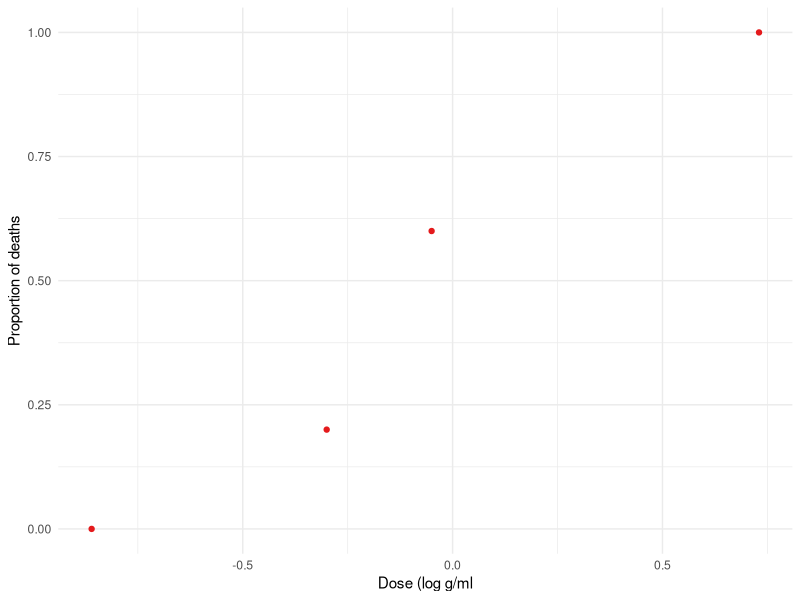
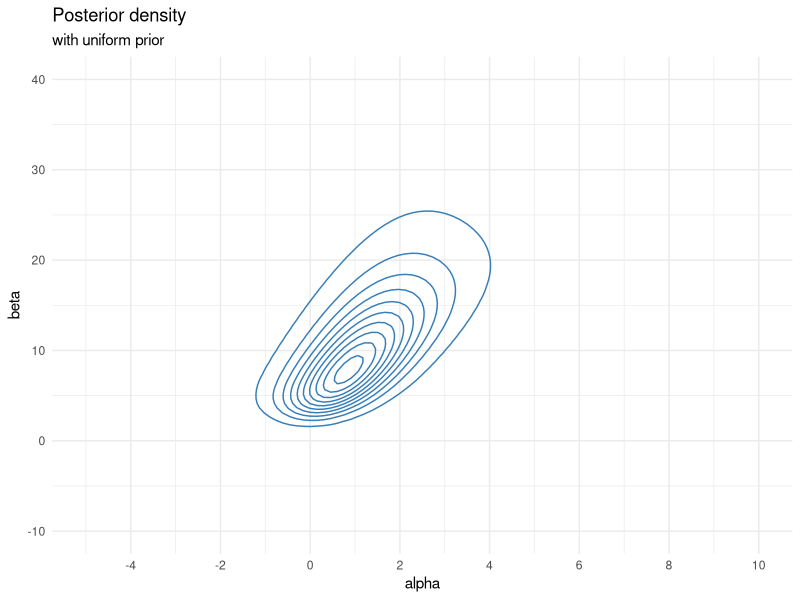
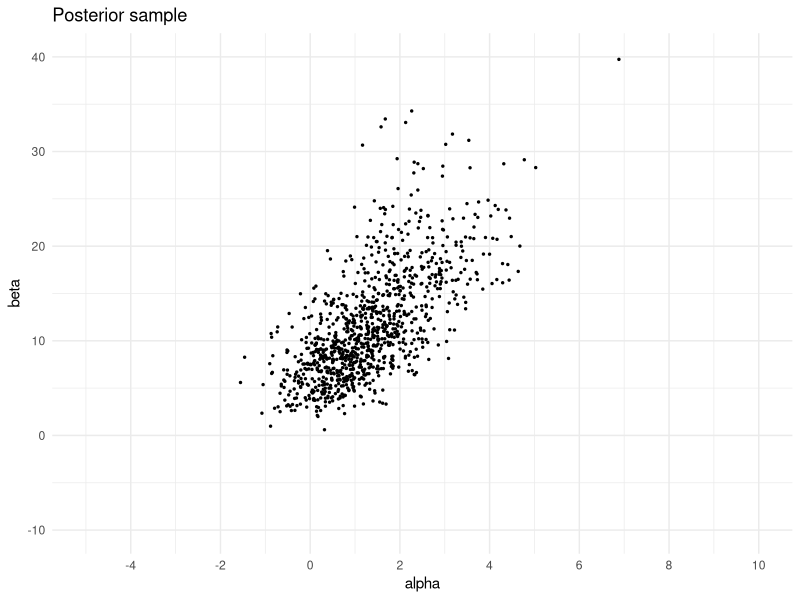
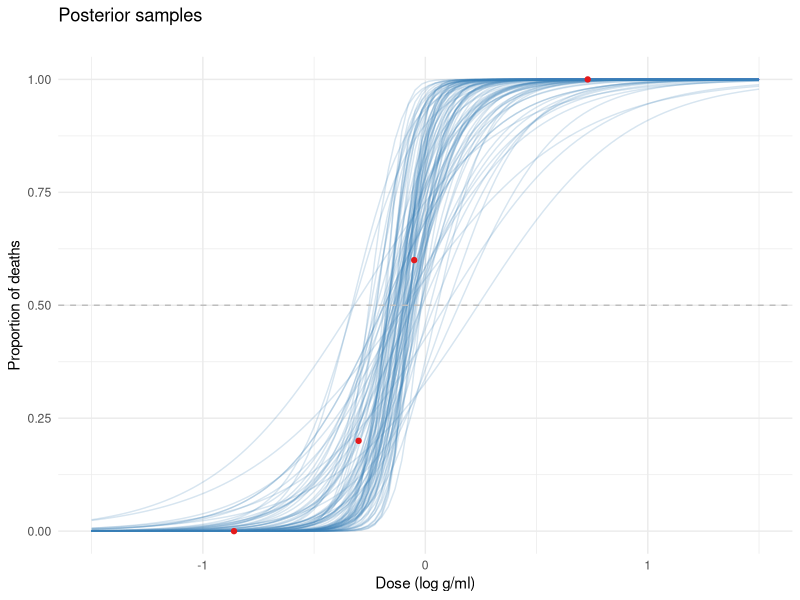
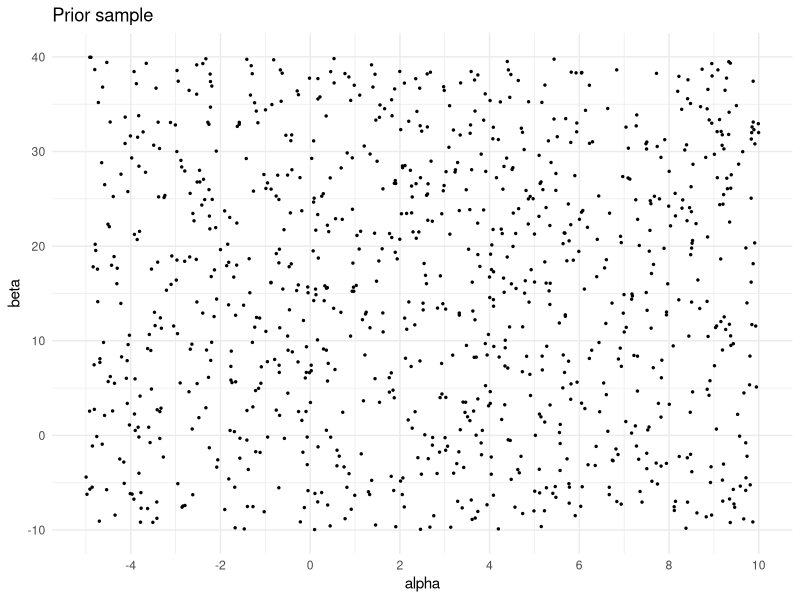
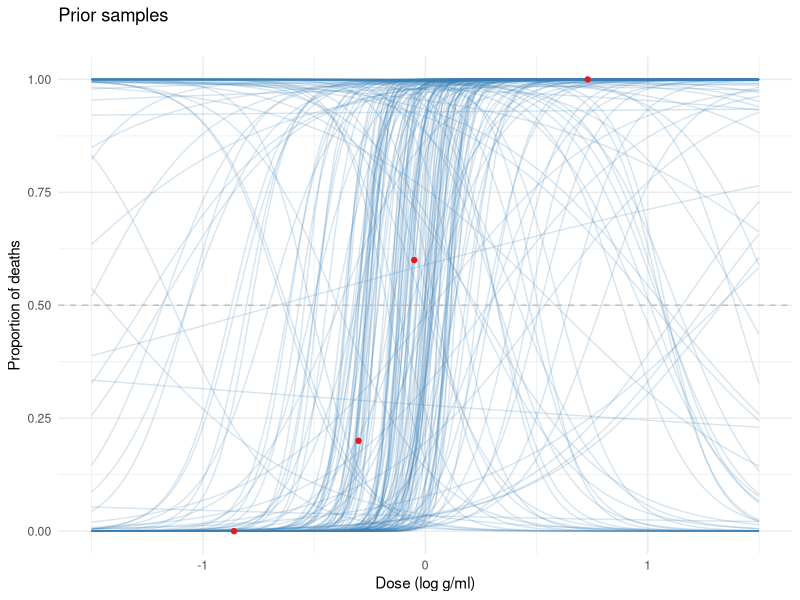
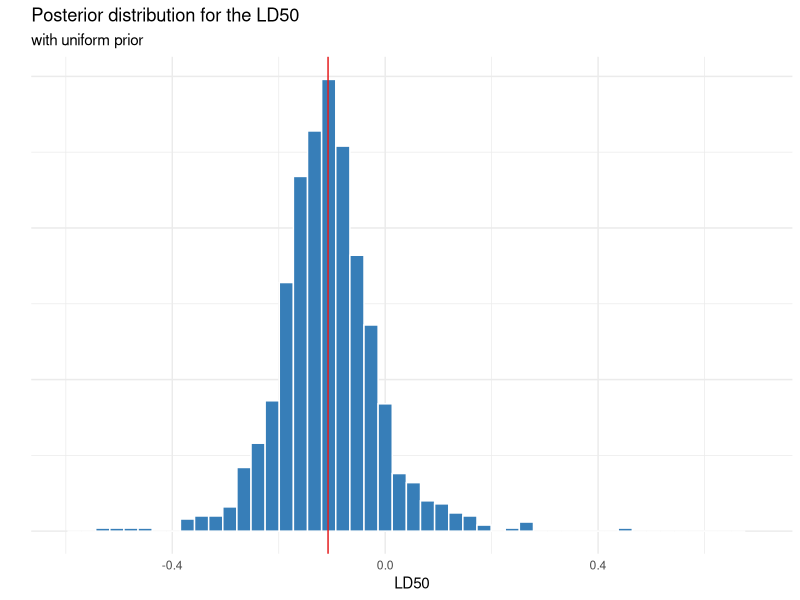
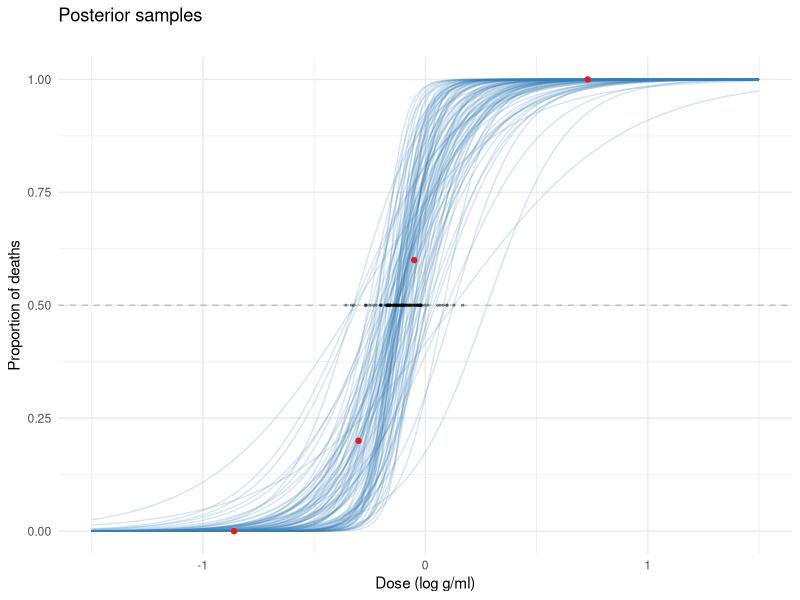

The R script that drew these images, in order:
## ---- chunk 1
knitr::opts_chunk$set(echo = TRUE, comment = NA)
## ---- chunk 2
library(ggplot2)
library(mvtnorm)
library(dplyr)
library(cowplot)
## ---- chunk 3
d <- data.frame(log.dose=c(-0.86, -0.3, -0.05, 0.73),
                n.animals=c(5,5,5,5),
                n.deaths=c(0,1,3,5))
d %>% knitr::kable()
## ---- chunk 4
d <- d %>%
  mutate(prop=n.deaths / n.animals) 
d %>%
  ggplot(aes(x=log.dose, y=prop)) +
  geom_point(col="#E41A1C") +
  theme_minimal() +
  labs(y="Proportion of deaths",
       x="Dose (log g/ml")
## ---- chunk 5
d.notagg <- data.frame(log.dose=c(rep(-0.86, 5), rep(-0.3,5), rep(-0.05,5), rep(0.73,5) ),
                death=c(rep(0,5), 1, rep(0,4), rep(1, 3), 0, 0, rep(1, 5)) )

fit <- glm(death ~ 1 + log.dose,
          data=d.notagg,
          family="binomial")

summary(fit)
## ---- chunk 6
logit <- function(x) log(x / (1-x) )
invlogit <- function(x) exp(x) / (1 + exp(x))
## ---- chunk 7
log.lkhd <- function(alpha, beta) {
  lin <- alpha + beta * d$log.dose
  y <- d$n.deaths; n <- d$n.animals
  sum( y*(lin - log( 1 + exp(lin ) )) + ( n-y )*(-log(1 + exp(lin))) )
}
## ---- chunk 8
prior <- function(alpha, beta) {
  1
}
## ---- chunk 9
grid_size <- 100
alpha_seq <- seq(-5, 10, length.out=grid_size)
beta_seq <- seq(-10, 40, length.out=grid_size)

alpha_width <- alpha_seq[2] - alpha_seq[1]
beta_width <- beta_seq[2] - beta_seq[1]

post.grid <- expand.grid(alpha = alpha_seq, 
                         beta = beta_seq ) 

posterior.grid <- function(grid, prior_fun=prior) {
  grid %>%
  rowwise %>%
  mutate(loglkhd = log.lkhd(alpha, beta),
         prior = prior_fun(alpha, beta)) %>%
  mutate(log.post = loglkhd + log(prior) ) %>%
  ungroup() %>%
  mutate(log.postm = log.post - max(log.post),
         un.post = exp(log.postm),
         # normalize the posterior
         post = un.post / sum(un.post),
         prior = prior / sum(prior) ) %>%
    select(-log.postm, -un.post)
}
## ---- chunk 10
post.grid <- posterior.grid(post.grid)
## ---- chunk 11
mode <- max(post.grid$post)
breaks <- seq(0.05, 0.95, by=0.1) * mode

unf_post_plot <- post.grid %>%
  ggplot(aes(x=alpha, y=beta, z=post)) + 
  stat_contour(breaks=breaks, col="#377EB8") +
  ylim(-10, 40) +
  scale_x_continuous(breaks=c(-4, -2, 0, 2, 4, 6, 8, 10), 
                     limits = c(-5, 10)) +
  theme_minimal() +
  labs(title="Posterior density", subtitle = "with uniform prior")
unf_post_plot
## ---- chunk 12
marg.alpha <- post.grid %>%
  group_by(alpha) %>%
  summarise(post = sum(post)) %>%
  pull(post)
## ---- chunk 13
N <- 1000
alpha.sample <- sample(seq(-5, 10, length.out = 100), N, replace=T, prob=marg.alpha)
## ---- chunk 14
beta.sample <- c()
for(i in 1:N) {
  cond.beta <- post.grid %>%
    filter(alpha == alpha.sample[i]) %>%
    mutate(post = post / sum(post)) %>%
    pull(post)
  bsamp <- sample(seq(-10, 40, length.out = 100), 1, prob=cond.beta)
  beta.sample[i] <- bsamp
}
## ---- chunk 15
# add random jitter
alpha.sample <- alpha.sample + runif(N, min = 0 - alpha_width/2,
                                        max = 0 + alpha_width/2)
beta.sample <- beta.sample + runif(N, min = 0 - beta_width/2, 
                                      max = 0 + beta_width/2 )
## ---- chunk 16
extract.sample <- function(density.grid, N=1000, prior=FALSE) {
  if (prior) {
    density.grid <- density.grid %>%
      select(alpha, beta, post=prior)
  } else {
    density.grid <- density.grid %>%
      select(alpha,  beta, post)
  }
  marg.alpha <- density.grid %>%
  group_by(alpha) %>%
  summarise(post = sum(post)) %>%
  pull(post)
  
  alpha.sample <- sample(seq(-5, 10, length.out = 100), N, replace=T, prob=marg.alpha)
  beta.sample <- c()
  for(i in 1:N) {
    cond.beta <- density.grid %>%
      filter(alpha == alpha.sample[i]) %>%
      mutate(post = post / sum(post)) %>%
      pull(post)
    bsamp <- sample(seq(-10, 40, length.out = 100), 1, prob=cond.beta)
    beta.sample[i] <- bsamp
  }
  alpha.sample <- alpha.sample + runif(N, min = 0 - alpha_width/2,
                                        max = 0 + alpha_width/2)
  beta.sample <- beta.sample + runif(N, min = 0 - beta_width/2, 
                                      max = 0 + beta_width/2 )
  
  data.frame(alpha = alpha.sample,
           beta = beta.sample)
}
## ---- chunk 17
post.sample <- extract.sample(post.grid)

post.sample %>%
  ggplot(aes(x=alpha, y=beta)) +
  geom_point(size=0.5) +
  ylim(-10, 40) +
  scale_x_continuous(breaks=c(-4, -2, 0, 2, 4, 6, 8, 10), 
                     limits = c(-5, 10)) +
  theme_minimal() +
  labs(title="Posterior sample")
## ---- chunk 18
plot_samples <- function(sample, n=100, title="Posterior samples", subtitle="") {
  log.dose <- seq(-1.5, 1.5, length.out = 100)

  sample %>%
    sample_n(size=n) %>%
    mutate(id=1:n) %>%
    purrr::pmap_df(~tibble(log.dose=log.dose, id=..3,
                          prop=invlogit(..1 + ..2*log.dose))) %>%
    ggplot(aes(x=log.dose, y=prop)) +
    geom_line(aes(group=id), alpha=0.2, col="#377EB8") +
    geom_hline(yintercept=0.5, linetype='dashed', col="grey") +
    geom_point(data=d, col="#E41A1C") +
    theme_minimal() +
    labs(x="Dose (log g/ml)", y="Proportion of deaths",
         title=title, subtitle = subtitle)
}
plot_samples(post.sample)
## ---- chunk 19
prior.sample <- extract.sample(post.grid, prior=TRUE)

prior.sample %>%
  ggplot(aes(x=alpha, y=beta)) +
  geom_point(size=0.5) +
  ylim(-10, 40) +
  scale_x_continuous(breaks=c(-4, -2, 0, 2, 4, 6, 8, 10), 
                     limits = c(-5, 10)) +
  theme_minimal() +
  labs(title="Prior sample")
## ---- chunk 20
plot_samples(prior.sample, n=200, title="Prior samples")
## ---- chunk 21
mean(post.sample$beta > 0)
## ---- chunk 22
LD50_samps <- post.sample %>%
  mutate( LD50 = - alpha / beta) 
LD50.mean <- LD50_samps %>%
  summarise(mean = mean(LD50))

unif.LD50.plot <- LD50_samps %>%
  ggplot(aes(x=LD50)) + 
  geom_histogram(bins=50, 
                 fill="#377EB8", col="white") +
  scale_y_continuous(labels = NULL, name="") +
  xlim(-0.6, 0.7) +
  geom_vline(data=LD50.mean, aes(xintercept=mean), col="#E41A1C") +
  theme_minimal() +
  labs(title="Posterior distribution for the LD50",
       subtitle="with uniform prior")
unif.LD50.plot
## ---- chunk 23
plot_samples(post.sample) +
  geom_point(data=LD50_samps[1:100,], 
             aes(x=LD50, y=0.5), alpha=0.3, size=0.5)
## ---- chunk 24
mvn_prior <- function(alpha, beta) {
  rho <- matrix(c(2^2, 2*10*0.5, 2*10*0.5, 10^2), ncol=2)
  dmvnorm(c(alpha, beta), 
           mean=c(0, 10),
           sigma=rho)
}

prior.density <- function(grid, prior_fun){
  grid %>%
    rowwise %>%
    mutate(prior = prior_fun(alpha, beta)) %>%
    ungroup() %>%
    mutate(prior = prior / sum(prior)) 
}

mvn.prior.grid <- prior.density(post.grid, prior_fun=mvn_prior)
## ---- chunk 25
mode <- max(mvn.prior.grid$prior)
breaks <- seq(0.05, 0.95, by=0.1) * mode

mvn.prior.grid %>%
  ggplot(aes(x=alpha, y=beta, z=prior)) + 
  stat_contour(breaks=breaks, col="#E41A1C") +
  ylim(-10, 40) +
  scale_x_continuous(breaks=c(-4, -2, 0, 2, 4, 6, 8, 10), 
                     limits = c(-5, 10)) +
  theme_minimal() +
  labs(title="Prior density")
## ---- chunk 26
prior.sample <- extract.sample(mvn.prior.grid, prior=TRUE)

prior_points <- prior.sample %>%
  ggplot(aes(x=alpha, y=beta)) +
  geom_point(size=0.5) +
  ylim(-10, 40) +
  scale_x_continuous(breaks=c(-4, -2, 0, 2, 4, 6, 8, 10), 
                     limits = c(-5, 10)) +
  theme_minimal() +
  labs(title="Prior sample", subtitle="with multivariate normal prior")

prior_model <- plot_samples(prior.sample, n=200, 
                            title="Prior sample", subtitle="with multivariate normal prior")
plot_grid(prior_points, prior_model)
## ---- chunk 27
mvn.post.grid <- posterior.grid(post.grid, prior_fun=mvn_prior)
## ---- chunk 28
mode <- max(mvn.post.grid$post)
breaks <- seq(0.05, 0.95, by=0.1) * mode

mvn_post_plot <- mvn.post.grid %>%
  ggplot(aes(x=alpha, y=beta, z=post)) + 
  stat_contour(breaks=breaks, col="#377EB8") +
  ylim(-10, 40) +
  scale_x_continuous(breaks=c(-4, -2, 0, 2, 4, 6, 8, 10), 
                     limits = c(-5, 10)) +
  scale_color_brewer(palette = "Set1", name="",
                     label=c("post"="posterior", "prior"), direction = -1) +
  theme_minimal() +
  labs(title="Posterior density", subtitle = "with multivariate normal prior")

plot_grid(unf_post_plot, mvn_post_plot)
## ---- chunk 29
post.grid[which.max(post.grid$post),]
## ---- chunk 30
mvn.post.grid[which.max(mvn.post.grid$post),]
## ---- chunk 31
mvn.post.sample <- extract.sample(mvn.post.grid)
mvn.prior.sample <- extract.sample(mvn.prior.grid, prior = T)

post_plot <- mvn.post.sample %>%
  ggplot(aes(x=alpha, y=beta)) +
  geom_point(size=0.5) +
  ylim(-10, 40) +
  scale_x_continuous(breaks=c(-4, -2, 0, 2, 4, 6, 8, 10), 
                     limits = c(-5, 10)) +
  theme_minimal() +
  labs(title="Posterior sample", subtitle = "with multivariate normal prior")

prior_plot <- mvn.prior.sample %>%
  ggplot(aes(x=alpha, y=beta)) +
  geom_point(size=0.5) +
  ylim(-10, 40) +
  scale_x_continuous(breaks=c(-4, -2, 0, 2, 4, 6, 8, 10), 
                     limits = c(-5, 10)) +
  theme_minimal() +
  labs(title="Prior sample", subtitle = "with multivariate normal prior")

plot_grid(post_plot, prior_plot)
## ---- chunk 32
plot_samples(mvn.post.sample) 
## ---- chunk 33
plot_samples(mvn.prior.sample) +
  labs(title="Prior samples")
## ---- chunk 34
mvn.LD50_samps <- mvn.post.sample %>%
  mutate( LD50 = - alpha / beta) 

mvn.LD50.mean <- mvn.LD50_samps %>%
  summarise(mean = mean(LD50))

mvn.LD50.plot <- mvn.LD50_samps %>%
  ggplot(aes(x=LD50)) + 
  geom_histogram(bins=50, 
                 fill="#377EB8", col="white") +
  scale_y_continuous(labels = NULL, name="") +
  xlim(-0.6, 0.7) + 
  geom_vline(data=mvn.LD50.mean, aes(xintercept=mean), col="#E41A1C") +
  theme_minimal() +
  labs(title="Posterior distribution for the LD50", 
       subtitle="with multivariate normal prior")

plot_grid(mvn.LD50.plot, unif.LD50.plot)
